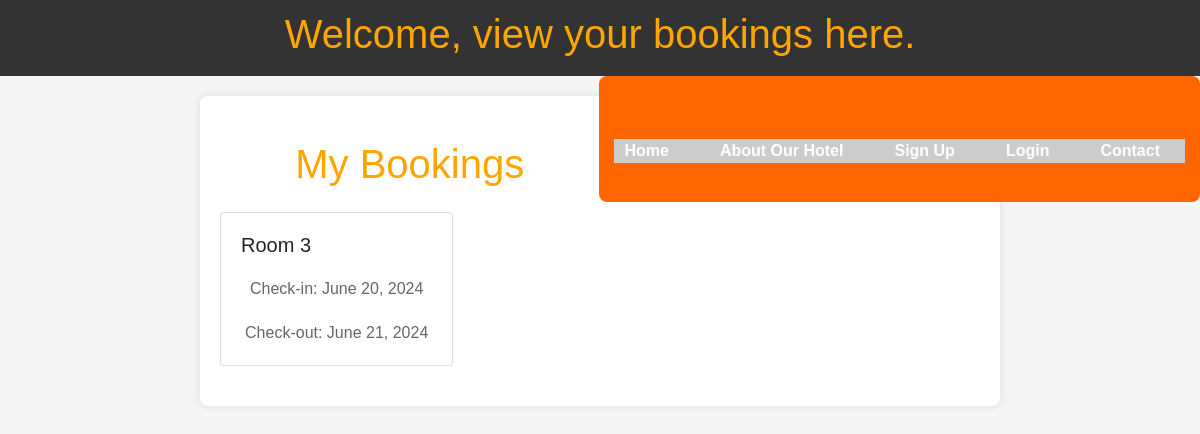
Screenshot of /profile/ (signed in) with the database file from the repository.
### booking/models.py (models this page shows, shortened)
class Booking(models.Model):
    user = models.ForeignKey(User, on_delete=models.CASCADE)
    room = models.ForeignKey(Room, on_delete=models.CASCADE)
    check_in = models.DateField()
    check_out = models.DateField()

class Room(models.Model):
    ROOM_TYPES = [
        ('Single', 'Single'),
        ('Double', 'Double'),
        ('Suite', 'Suite'),
    ]
    room_number = models.CharField(max_length=10)
    room_type = models.CharField(max_length=10, choices=ROOM_TYPES)
    price = models.DecimalField(max_digits=6, decimal_places=2)
    is_available = models.BooleanField(default=True)

### booking/views.py (the view)
# urls.py: path('profile/', views.profile, name='profile'),
@login_required
def profile(request):
    bookings = Booking.objects.filter(user=request.user)
    return render(request, 'booking/profile.html', {'bookings': bookings})

### booking/templates/booking/profile.html (shortened to what this page needs)
{% load static %}
<!DOCTYPE html>
<html lang="en">
<head>
    <link rel="stylesheet" href="https://maxcdn.bootstrapcdn.com/bootstrap/4.5.2/css/bootstrap.min.css">
    <link rel="stylesheet" href="{% static 'css/styles.css' %}">
    <header><h1>Welcome, view your bookings here.</h1></header>
</head>
<body>
        {% include 'booking/navbar.html' %}
    <div class="container">
        <h1 class="mt-4 mb-4">My Bookings</h1>
        <div class="row">
            {% for booking in bookings %}
                <div class="col-md-4">
                    <div class="card">
                        <div class="card-body">
                            <h5 class="card-title">Room {{ booking.room.room_number }}</h5>
                            <p class="card-text">Check-in: {{ booking.check_in }}</p>
                            <p class="card-text">Check-out: {{ booking.check_out }}</p>
                        </div>
                    </div>
                </div>
            {% endfor %}
        </div>
    </div>
</body>
</html>

### static/booking/css/styles.css (style rules this page uses)
header, footer { background-color: #333; color: white; padding: 10px 0; text-align: center; }
body { font-family: Arial, sans-serif; margin: auto; padding: auto; background-color: #d88c19; }
.container { padding: 2em; }
body, html { margin: 0; padding: 0; font-family: Arial, sans-serif; background-color: #f5f5f5; }
.container { max-width: 800px; margin: 50px auto; padding: 20px; background-color: #fff; border-radius: 8px; box-shadow: 0 0 10px rgba(0, 0, 0, 0.1); }
h1 { text-align: center; color: #ff7f50; }
p { text-align: center; margin-top: 20px; color: #666; }

### booking/templates/booking/profile.html (style rules this page uses)
body { background-color: #f5f5f5; font-family: Arial, sans-serif; }
.container { margin-top: 20px; }
.card { margin-bottom: 20px; }
h1 { color:orange; }

### rows the page displays
Booking: room.room_number "3", check_in "June 20, 2024", check_out "June 21, 2024"
